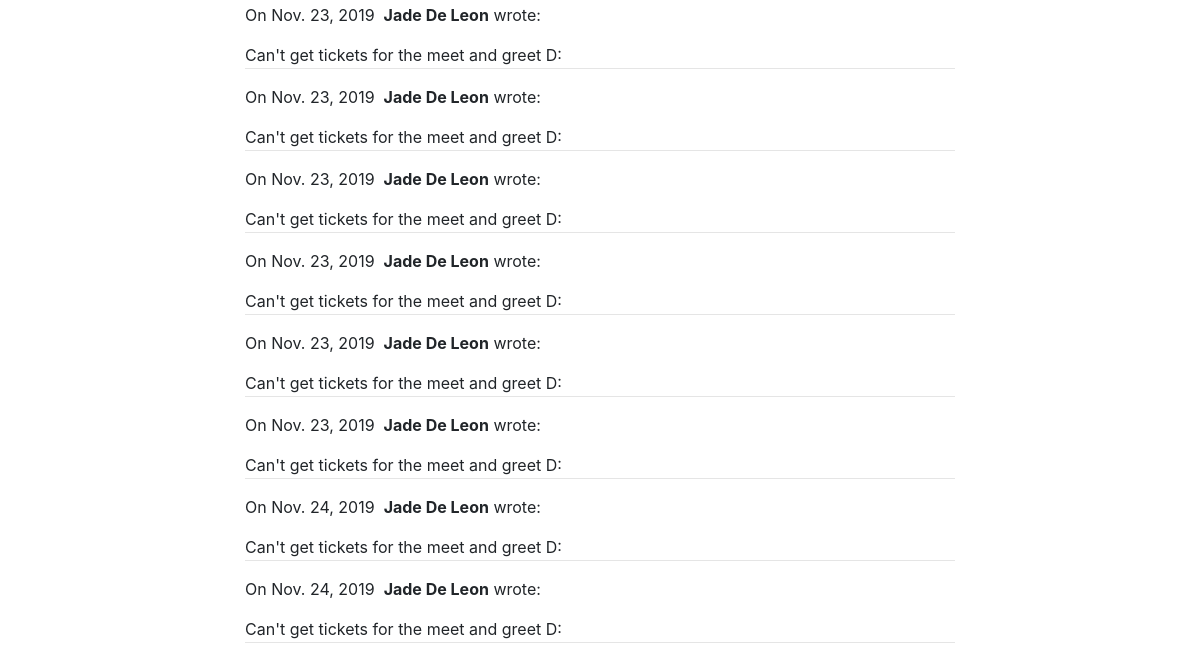
The app's page /blog/4/ (lower part), older data.
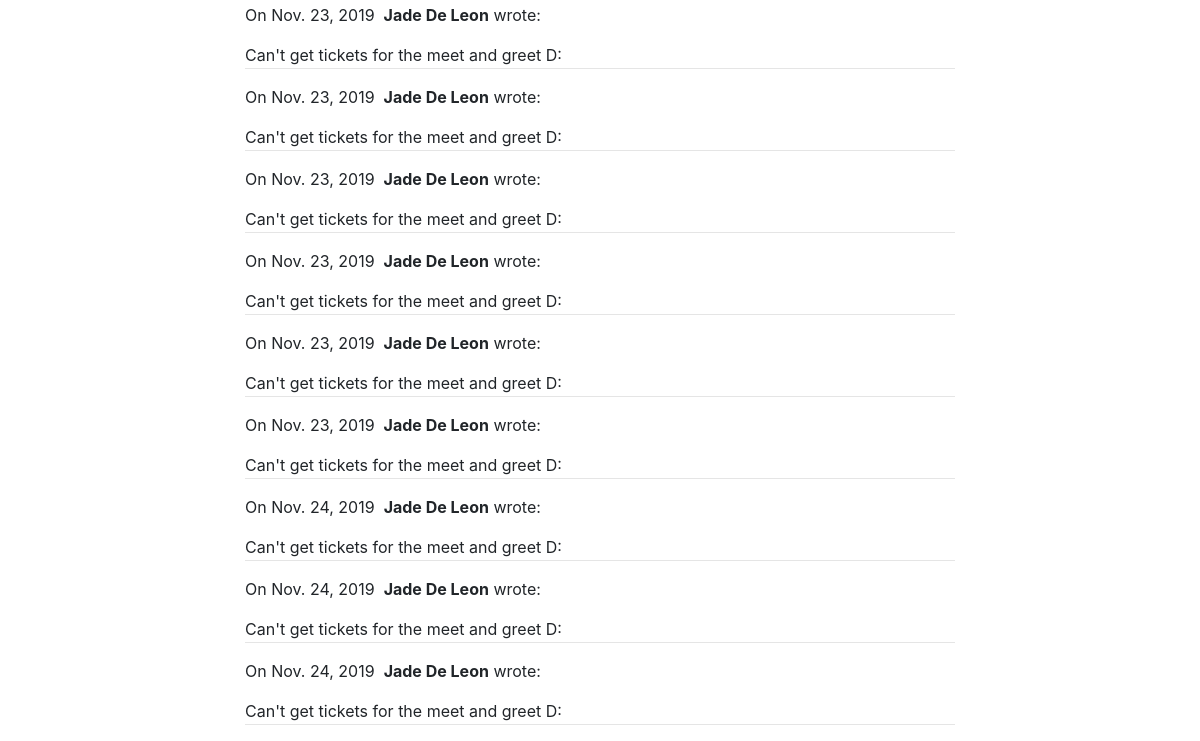
The same page, newer data.
### blog/models.py (models this page shows)
class Comment(models.Model):
    author = models.CharField(max_length=60)
    body = models.TextField()
    created_on = models.DateTimeField(auto_now_add=True)
    post = models.ForeignKey('Post', on_delete=models.CASCADE)

### blog/views.py (the view, shortened to what this page needs)
# urls.py: path("<int:pk>/", views.blog_detail, name="blog_detail"),
def blog_detail(request, pk):
    post = Post.objects.get(pk=pk)
    form = CommentForm()
    comments = Comment.objects.filter(post=post)
    context = {
        "post": post,
        "comments": comments,
        "form": form,
    }
    return render(request, "blog_detail.html", context)

### blog/templates/blog_detail.html (shortened to what this page needs)
{% extends "base.html" %}
{% block page_content %}
<div class="col-md-8 offset-md-2">
    {% for comment in comments %}
    <p>
        On {{comment.created_on.date }}&nbsp;
        <b>{{ comment.author }}</b> wrote:
    </p>
    <p>{{ comment.body }}</p>
    <hr>
    {% endfor %}
</div>
{% endblock %}

Row changes from the older to the newer data that the page shows:
added Comment: created_on "Nov. 24, 2019", author "Jade De Leon", body "Can't get tickets for the meet and greet D:"
